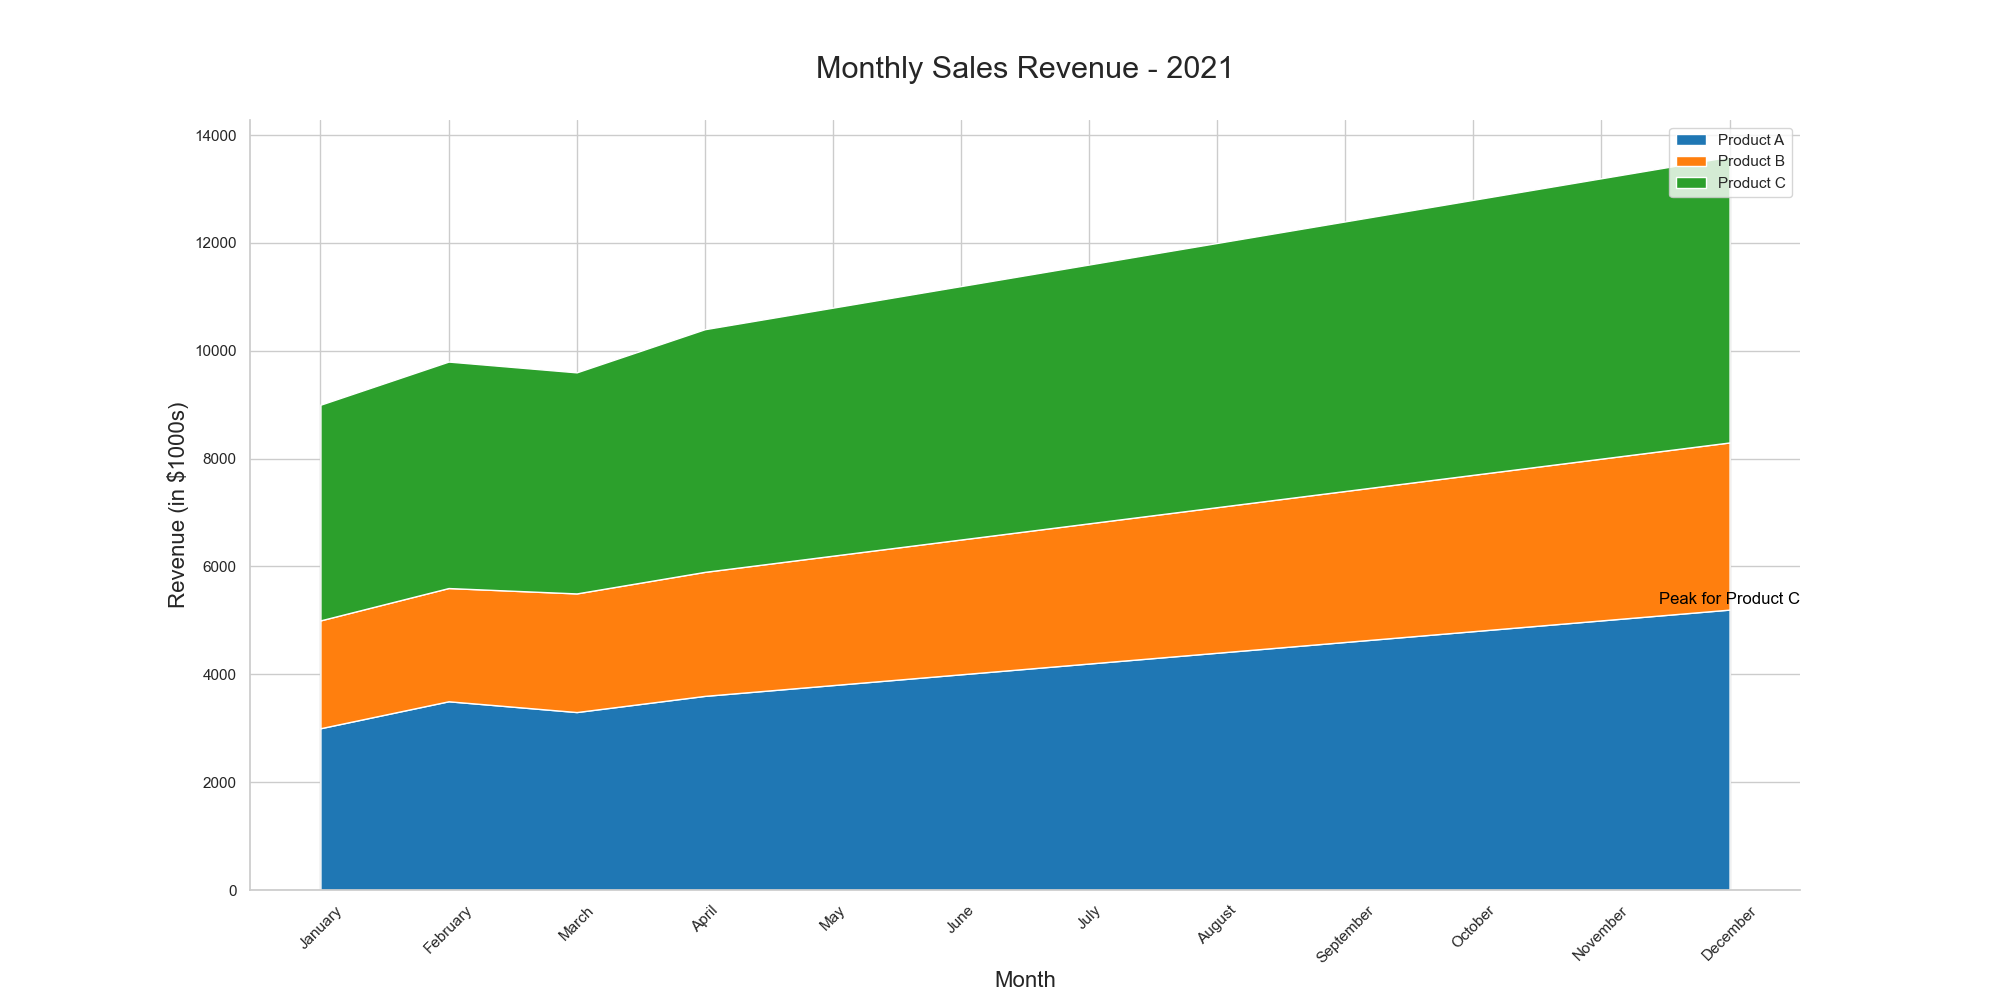

Reproduce this figure in Python.

import pandas as pd
import seaborn as sns
import matplotlib.pyplot as plt

# Data in a Pandas DataFrame
data = pd.DataFrame({
    'Month': ['January', 'February', 'March', 'April', 'May', 'June',
              'July', 'August', 'September', 'October', 'November', 'December'],
    'Product_A': [3000, 3500, 3300, 3600, 3800, 4000, 
                  4200, 4400, 4600, 4800, 5000, 5200],
    'Product_B': [2000, 2100, 2200, 2300, 2400, 2500,
                  2600, 2700, 2800, 2900, 3000, 3100],
    'Product_C': [4000, 4200, 4100, 4500, 4600, 4700,
                  4800, 4900, 5000, 5100, 5200, 5300]
})

# Transform data for stacked area plot
data = data.set_index('Month')
data.index = pd.CategoricalIndex(data.index, 
                                 categories=['January', 'February', 'March', 'April', 'May', 'June',
                                             'July', 'August', 'September', 'October', 'November', 'December'], 
                                 ordered=True)
data = data.sort_index()

# Stacked area plot
plt.figure(figsize=(20, 10))
sns.set_style("whitegrid")

# Define colors for each category
colors = ["#1f77b4", "#ff7f0e", "#2ca02c"]

# Generating the stacked areas
plt.stackplot(data.index, data['Product_A'], data['Product_B'], data['Product_C'], labels=['Product A', 'Product B', 'Product C'], colors=colors)

# Aesthetics
plt.title('Monthly Sales Revenue - 2021', fontsize=22, pad=30)
plt.ylabel('Revenue (in $1000s)', fontsize=16)
plt.xlabel('Month', fontsize=16)
plt.xticks(rotation=45)
plt.legend(loc='upper right')

# Annotating a specific data point
plt.text('December', 5300, 'Peak for Product C', horizontalalignment='center', color='black')

# Show plot
sns.despine()
plt.show()
